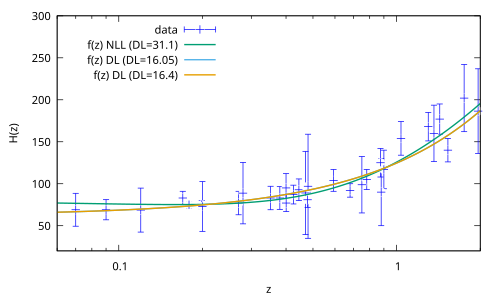

Generate this figure with gnuplot:
set terminal pdf
set datafile separator comma


f_nll_1(X1)=sqrt(abs((((7472.9946 / X1) + (5537.952 * X1)) * 5.222862) + -61549.824))
f_dl_1(X1)=sqrt((X1 * (X1 * 3882.7366)))
f_dl_2(X1)=sqrt((X1 / ((3.0808554 / 11964.207) / X1)))

set xlabel "z"
set ylabel "H(z)"
set logscale x
set xrange[0.06:2]
set yrange[20:300]
set output "neogp_cosmic_chrono_solutions.pdf"
set samples 400
set key left top
plot "../datasets/CC_Hubble.csv" using 1:2:3 with yerrorbars lc "blue" title "data",\
     f_nll_1(x+1) with lines lw 2 title "f(z) NLL (DL=31.1)",\
     f_dl_1(x+1) with lines lw 2 title "f(z) DL (DL=16.05)",\
     f_dl_2(x+1) with lines lw 2 title "f(z) DL (DL=16.4)"
     
     
